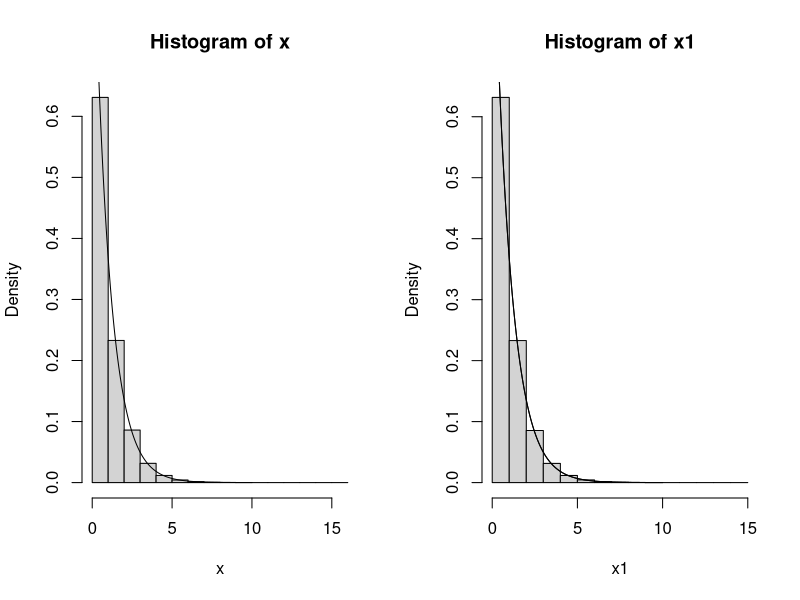
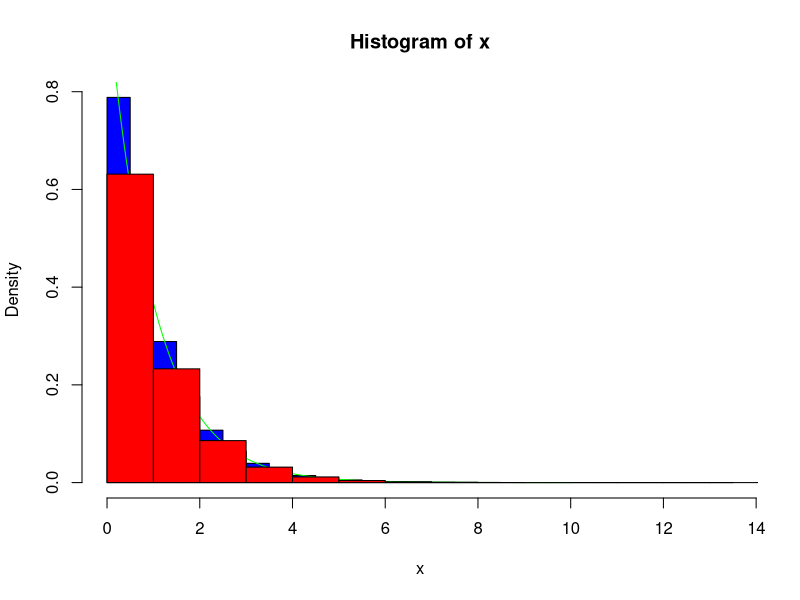

Recreate these plots in R, in order. (Note: a time limit stopped this script after it produced the figures.)
# Metoda inversa
# Generarea a n valori intr-o variabila aleatoare x, repartizata exponential
# cu parametru lambda

n <- 10^6
lambda <- 1

# nu vrem sa folosim rexp din sistem, vrem sa plecam de la o uniforma
# generam o singura valoare u

# cum verificam daca sunt bune sau nu? generam n valori

genereaza_exp <- function(n, lambda) {
  u <- runif(n)
  x <- (-1)/lambda * log(u)
  x
}

x <- genereaza_exp(n, lambda)

x1 <- rexp(n, lambda)

# facem histogramele
# par = functie care gestioneaza parametrii grafici
# facem o linie si 2 coloane
# de fiecare data cand rulam bucata de cod ramane valabila pana rulam iar par
par(mfrow = c(1, 2))
t <- seq(0, 10, 0.001)


hist(x, freq = F)
lines(t, dexp(t, lambda))

hist(x1, freq = F)
lines(t, dexp(t, lambda))

# avem x un vector cu valori foarte apropiate
# valorile intre 0 si 0.5 de pe x au frecventa de pe y
# pe noi ne intereseaza forma in ansamblu

# generam toate valorile pornind de la o valoare minima la una maxima

# vrem sa desenam peste grafic
# punem pe grafic densitatea de la exponentiala
lines(t, dexp(t, lambda))
# aria de sub graficul densitatii imi da probabilitatea
#plot(t, dexp(t, lambda))

par(mfrow = c(1, 1))
# Punem histogramele suprapuse

x <- genereaza_exp(n, lambda)
x1 <- rexp(n, lambda)
hist(x, freq = F, col="blue")
lines(t, dexp(t, lambda), col="green") # lines deseneaza mereu peste

hist(x1, freq = F, col="red", add=TRUE)


############################################
# Repartitia gamma
# Generam n valori dintr-o variabila aleatoare X ~ Gamma(k, lambda)
gamma_one <- function(k, lambda) {
  # generam k valori fiecare provenind dintr-o exponentiala de param lambda
  x <- genereaza_exp(k, lambda)
  sum(x)
  }  

# ne ajutam de functia gamma one ca sa generam cele n valori
gamma_n <- function(n, k, lambda) {
  x <- c()
  for(i in 1:n) {
    x <- c(x, gamma_one(k, lambda))
  }
  x
}

n <- 10^6
lambda <-2
k <- 3

t <- seq(0, 10, 0.001)

x <- gamma_n(n, k, lambda)
x1 <- rgamma(n, k, lambda)
hist(x, freq = F, col="blue")
hist(x1, freq = F, col="red", add=TRUE)
lines(t, dgamma(t, k, lambda), col="green") # lines deseneaza mereu peste

# la 10^6 merge greu
# Eficientizare fara folosirea lui for

gamma_n_turbo <- function(n, k, lambda) {
  # sapply(vector, functie)
  x <- 1:n
  # vrem sa apelam functia gamma_one de n ori
  f_aux <- function(ceva=1) {
    gamma_one(k, lambda)
  }
  sapply(x, f_aux)
}

x <- gamma_n_turbo(n, k, lambda)
x1 <- rgamma(n, k, lambda)
hist(x, freq = F, col="blue")
hist(x1, freq = F, col="red", add=TRUE)
lines(t, dgamma(t, k, lambda), col="green") # lines deseneaza mereu peste


# Eficientizarea suprema cu matematica

gamma_n_super_turbo <- function(n, k, lambda) {

  f_aux <- function(ceva=1) {
    u <- runif(k)
    -1/lambda * sum(log(u))
  }
  sapply(1:n, f_aux)
}

x <- gamma_n_turbo(n, k, lambda)
x1 <- rgamma(n, k, lambda)
hist(x, freq = F, col="blue")
hist(x1, freq = F, col="red", add=TRUE)
lines(t, dgamma(t, k, lambda), col="green") # lines deseneaza mereu peste
